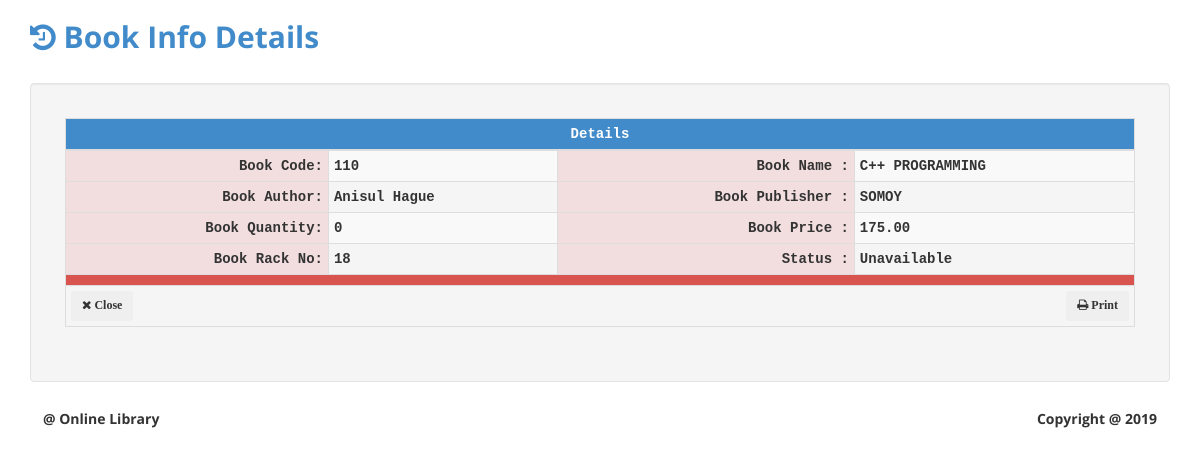
The page /Project/book_details.php?bookId=1 (signed in) on the database its author committed.
### tables this page shows
CREATE TABLE `libsys_books` (
  `b_id` int(11) NOT NULL,
  `b_code` varchar(50) NOT NULL,
  `b_name` varchar(50) NOT NULL,
  `b_author` int(11) NOT NULL,
  `b_publishar` int(11) NOT NULL,
  `b_check` int(11) NOT NULL COMMENT 'author+publisher',
  `b_qty` int(11) NOT NULL,
  `b_self` int(11) NOT NULL,
  `b_price` decimal(10,2) NOT NULL,
  `b_status` int(11) NOT NULL
);

CREATE TABLE `libsys_author` (
  `au_id` int(11) NOT NULL,
  `au_name` varchar(100) NOT NULL
);

CREATE TABLE `libsys_publisher` (
  `pub_id` int(11) NOT NULL,
  `pub_name` varchar(100) NOT NULL
);

### Project/includes/functions.php (called while the page is built, shortened)
<?php
function get_book_info_by_id($b_id){
    $var = array();
    $query = mysql_query("SELECT * FROM libsys_books WHERE b_id='".$b_id."'");
    if($query){
        $var = mysql_fetch_array($query);
    }
    return $var;
}
function get_author_info_by_id($au_id){
    $var = array();
    $query = mysql_query("SELECT * FROM libsys_author WHERE au_id='".$au_id."'");
    if($query){
        $var = mysql_fetch_array($query);
    }
    return $var;
}
function get_publisher_info_by_id($pub_id){
    $var = array();
    $query = mysql_query("SELECT * FROM libsys_publisher WHERE pub_id='".$pub_id."'");
    if($query){
        $var = mysql_fetch_array($query);
    }
    return $var;
}
?>

### Project/book_details.php (the view, shortened to what this page needs)
<?php
if(!isset($_SESSION['employee'])){
header("Location: login.php");
}else{
include './includes/functions.php';
if(isset($_GET['bookId'])){
    $book_id = $_GET['bookId'];
    $book_information = get_book_info_by_id($book_id);
} else {
    echo "<meta http-equiv='refresh' content='.5;url=cpanel.php'>";
}
?>
<!DOCTYPE html>
<html xmlns="http://www.w3.org/1999/xhtml">
<head>
    <link href="assets/css/bootstrap.css" rel="stylesheet" />
    <link href="assets/css/font-awesome.css" rel="stylesheet" />
    <link href="assets/css/custom.css" rel="stylesheet" />
    <link href="assets/js/dataTables/dataTables.bootstrap.css" rel="stylesheet" />
</head>
<body>
    <div class="container">
                <div class="row">
                    <div class="col-md-12">
                        <h2 class="text-primary"><b><i class="fa fa-history"></i> Book Info Details</b></h2>
                    </div>
                </div>
            <br>
            <div class="row">
                <div class="col-md-12">
                    <div class="panel panel-default well" style="font-family: monospace;">
                        <div class="panel-body">
                            <table class="table table-condensed table-bordered table-striped table-hover text-center">
                                <thead>
                                    <tr class="btn-primary">
                                        <td colspan="4"><b>Details</b></td>
                                    </tr>
                                </thead>
                                <?php if($book_information){
                                    $author_info= get_author_info_by_id($book_information['b_author']);
                                    $publisher_info= get_publisher_info_by_id($book_information['b_publishar']);
                                    ?>
                                <tbody>
                                    <tr>
                                        <td class="text-right bg-danger"><b>Book Code:</b></td>
                                        <td class="text-left"><b><?php echo $book_information['b_code']; ?></b></td>
                                        <td class="text-right bg-danger"><b>Book Name :</b></td>
                                        <td class="text-left"><b><?php echo $book_information['b_name'] ?></b></td>
                                    </tr>
                                    <tr>
                                        <td class="text-right bg-danger"><b>Book Author:</b></td>
                                        <td class="text-left"><b><?php echo $author_info['au_name']; ?></b></td>
                                        <td class="text-right bg-danger"><b>Book Publisher :</b></td>
                                        <td class="text-left"><b><?php echo $publisher_info['pub_name'] ?></b></td>
                                    </tr>
                                     <tr>
                                        <td class="text-right bg-danger"><b>Book Quantity:</b></td>
                                        <td class="text-left"><b><?php echo $book_information['b_qty']; ?></b></td>
                                        <td class="text-right bg-danger"><b>Book Price  :</b></td>
                                        <td class="text-left"><b><?php echo $book_information['b_price'] ?></b></td>
                                    </tr>
                                    <tr>
                                        <td class="text-right bg-danger"><b>Book Rack No:</b></td>
                                        <td class="text-left"><b><?php echo $book_information['b_self']; ?></b></td>
                                        <td class="text-right bg-danger"><b>Status  :</b></td>
                                        <td class="text-left"><b><?php
                                        if($book_information['b_status']==1 && $book_information['b_qty']>1){echo '<span>Available</span>';}
                                            else{ echo '<span>Unavailable</span>'; }
                                            ?>
                                            </b></td>
                                    </tr>
                                </tbody>
                                <tfoot>
                                    <tr>
                                        <td colspan="4" class="btn-danger"></td>
                                    </tr>
                                    <tr>
                                        <td colspan="4">
                                            <button type="button" class="btn btn-sm btn pull-left" onClick="window.close()">
                                                <i class="fa fa-close"> <b>Close</b></i>
                                            </button>
                                            <button type="button" class="btn btn-sm btn pull-right" onClick="window.print()">
                                                <i class="fa fa-print"> <b>Print</b></i>
                                            </button>
                                        </td>
                                    </tr>
                                <?php } ?>
                                </tfoot>
                            </table>
                        </div>
                    </div>
                </div>
            </div>
        <?php include './footer.php'; ?>
        </div>
</body>
</html>
<?php } ?>

### Project/assets/css/custom.css (style rules this page uses)
body { font-family: 'Open Sans', sans-serif; }
.text-center { text-align:center; }
h2 { color: #f00; }

### rows shown on the page
libsys_books: b_code "110", b_name "C++ PROGRAMMING", b_qty "0", b_price "175.00", b_self "18"
libsys_author: au_name "Anisul Hague"
libsys_publisher: pub_name "SOMOY"

### other values the page prints
$WebsiteSiteName "Online Library"
